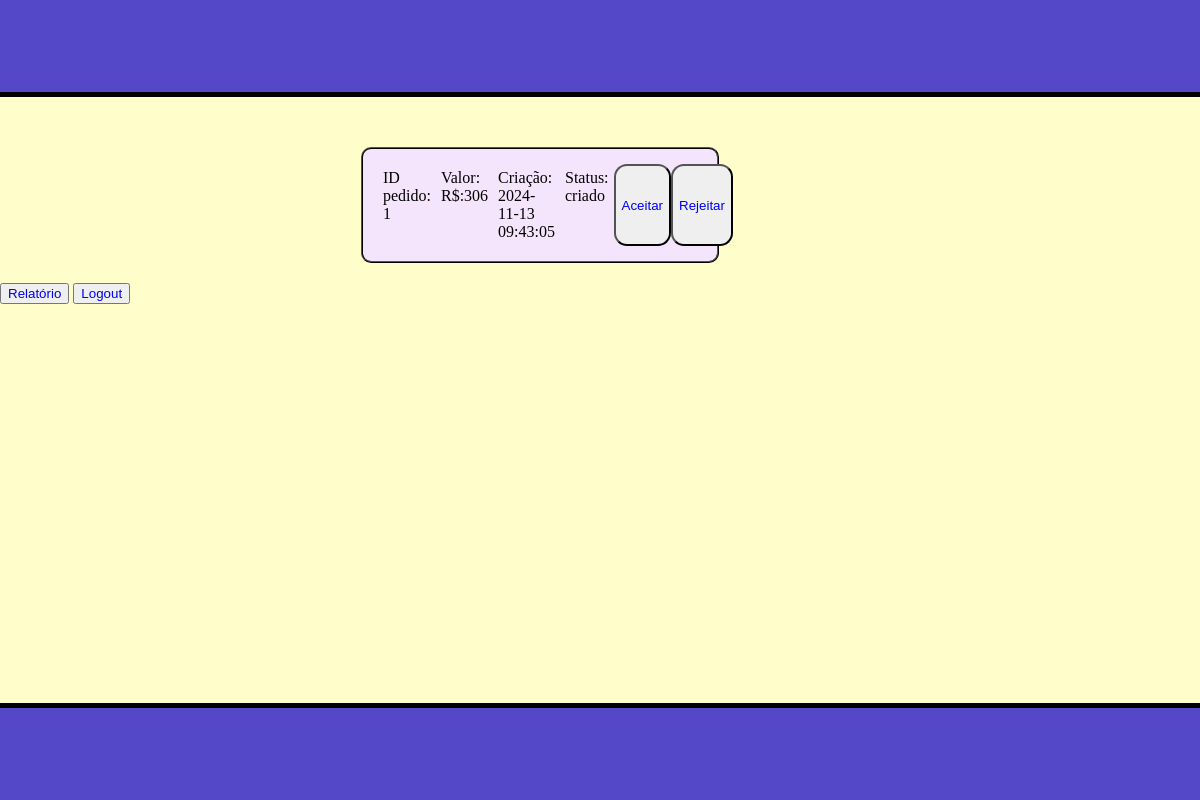
/restaurante (signed in), run on the app's committed database.
### tables this page shows
CREATE TABLE venda(
                            pk_venda INTEGER PRIMARY KEY NOT NULL,
                            valor NUMERIC CHECK (valor > 0) NOT NULL,
                            pk_usuario INTEGER REFERENCES usuario NOT NULL,
                            pk_restaurante INTEGER REFERENCES restaurante NOT NULL,
                            criacao DATE DEFAULT(datetime('now', 'localtime')),
                            status VARCHAR(50) DEFAULT "criado"
                            );

### main.py (the view)
@app.route('/restaurante', methods=['GET','POST'])
def restaurante():
    if session.get('login') == None or session['login'] == False:
        session['login'] = False
        return index()
    vendas = database.consulta_pedidos(session['pk'])
    pedidos = []
    for venda in vendas:
        if venda[4] != "cancelado" or venda[4] == "entregue":
            pedido = {
                        "pk": venda[0],
                        "valor": venda[1],
                        "pk_usuario": venda[2],
                        "criacao": venda[3],
                        "status": venda[4]
                    }
            pedidos.append(pedido)
    session['pedidos'] = pedidos
    return render_template("restaurante.jinja",nome = session['nome'],pedidos = session['pedidos'])

### database/database.py (called while the page is built)
    def consulta_pedidos(self,pk_restaurante): # Consulta os pedidos de um restaurante
        sql = f'SELECT pk_venda,valor,pk_usuario,criacao,status FROM venda WHERE pk_restaurante = ?;'
        result = self.conexao.execute(sql,(pk_restaurante,))
        return result.fetchall()

### templates/restaurante.jinja (shortened to what this page needs)
<!DOCTYPE html>
<html lang="pt-BR">
  <head>
    <link rel="stylesheet" href="{{ url_for('static',filename='styles/restaurante.css') }}" >
  </head>
  <body>
    <header class="header">
    </header>
    {% if pedidos[0] is none %}
      <section class="pedidos">
        <p>Nenhum pedido</p>
      </section>
    {% else %}
      <section class="pedidos">
        {% for pedido in pedidos%}
        <div class="pedido">
          <p class="id">ID pedido: {{ pedido["pk"] }}</p>
          <p class="valor">Valor: R$:{{ pedido["valor"] }}</p>
          <p class="criacao">Criação: {{ pedido["criacao"] }}</p>
          <p class="status">Status: {{ pedido["status"] }}</p>
          {% if pedido["status"] == "criado" %}
            <button><a href="{{ url_for('aceitar', pk=pedido['pk']) }}">Aceitar</a></button>
            <button><a href="{{ url_for('rejeitar', pk=pedido['pk']) }}">Rejeitar</a></button>
          {% elif pedido["status"] == "aceito" %}
            <button><a href="{{ url_for('entrega', pk=pedido['pk']) }}">Saiu para a entrega</a></button>
          {% elif pedido["status"] == "saiu para a entrega" %}
            <button><a href="{{ url_for('entregue', pk=pedido['pk']) }}">Entregue</a></button>
          {% endif %}
        </div>
        {% endfor %}
      </section>
    {% endif %}
    <button><a href="{{ url_for('relatorio') }}">Relatório</a></button>
    <button><a href="{{ url_for('logout') }}">Logout</a></button>
    <footer class="footer">
    </footer>
  </body>
</html>

### static/styles/restaurante.css (style rules this page uses)
body { margin: 0; background-color: #fffecb; margin-bottom: 9vh; }
.header { width: 100%; height: 9vh; padding: 10px; background-color: #5448c8; margin-bottom: 30px; border-bottom: 5px solid black; }
.pedidos { display: flex; justify-content: space-evenly; width: 90vw; }
.pedido { display: flex; border: 2px ridge black; border-radius: 10px; padding: 15px; background-color: #f5e5fc; width: 30%; height: 10%; margin: 20px; }
.pedido p { margin: 5px; }
.pedido button { border-radius: 13px; }
a { text-decoration: none; }
.footer { width: 100%; height: 9vh; background-color: #5448c8; position: fixed; bottom: 0; padding: 10px; margin-top: 30px; border-top: 5px solid black; }

### data on the page
venda: pk "1", valor "306", criacao "2024-11-13 09:43:05", status "criado"
